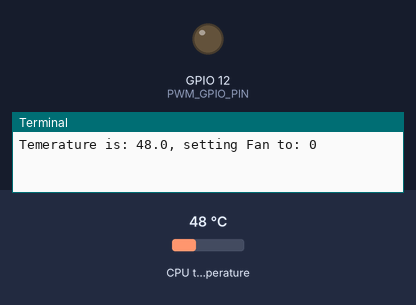
Simulated run of this program. Board: Raspberry Pi (BCM pin numbers). Shown: output pins drawn as LEDs (lit = HIGH), the last lines printed to the terminal. Inputs (shaded band) come from the test bench; at power-on: CPU temperature 48 °C.

Above: at 1.2 s.
1.3 s: CPU temperature set to 52 °C
At 2.7 s:
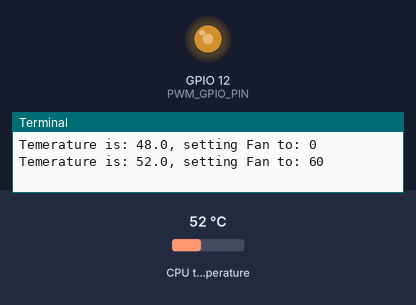
4.0 s: CPU temperature set to 71 °C
At 4.8 s:
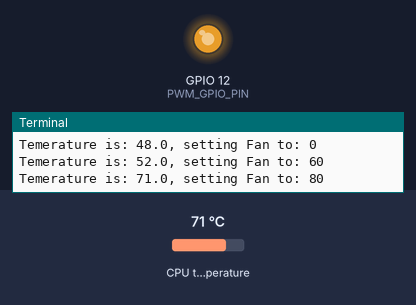
6.7 s: CPU temperature set to 58 °C
At 8.9 s:
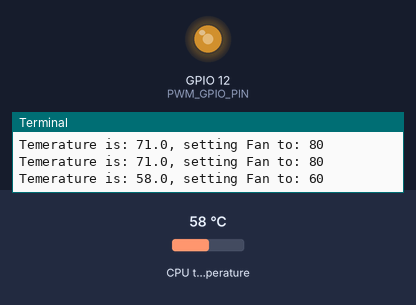
Timing chart, 0 to 10.4 s (numbered marks = the images above; inputs shaded):
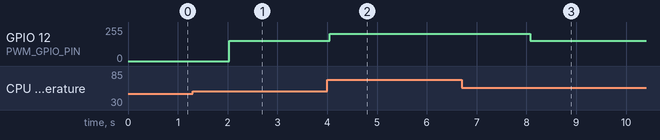

Measured:
- the behaviour switches between 50 and 51 °C on CPU temperature (found by bisection; images 0 and 1)
- after the input at 1.3 s, GPIO 12 (PWM_GPIO_PIN): 0/255 → 153/255 after 0.73 s
- after the input at 4.0 s, GPIO 12 (PWM_GPIO_PIN): 153/255 → 204/255 after 0.05 s
- after the input at 6.7 s, GPIO 12 (PWM_GPIO_PIN): 204/255 → 153/255 after 1.4 s

The program:

fan.py
```python
# Handles the fan speed according to the CPU temperature
# ======================================================

import RPi.GPIO as GPIO
import sys
import time
import os

# Program variables
PWM_GPIO_PIN = 12       # The GPIO pin wired to the Mosfet Transistor
PWM_FREQUENCY = 50      # The PWN frequency (Don't change this, change the Duty Cycle)
DUTY_CYCLE = 0          # values between 0 and 100 to control fan speed

#temperatures levels
TEMP_LV_1 = 50          # Off (The typical opperating temerature)
TEMP_LV_2 = 60          # L1 - L2 = 60%
TEMP_LV_3 = 70          # L2 - L3 = 70%
TEMP_LV_4 = 75          # L3 - L4 = 80% (The official operating temperature limit is 85c)

# Setup
GPIO.setmode(GPIO.BCM)
GPIO.setup(PWM_GPIO_PIN, GPIO.OUT)
pwmOut = GPIO.PWM(PWM_GPIO_PIN, PWM_FREQUENCY)

# Methods
# =======
def getCPUtemperature():
        res = os.popen('vcgencmd measure_temp').readline()
        temp = (res.replace("temp=","").replace("'C\n",""))
        return float(temp)

def ControlFan():
        global DUTY_CYCLE

        CPU_temp = getCPUtemperature()

        if CPU_temp <= TEMP_LV_1: DUTY_CYCLE = 0
        if CPU_temp > TEMP_LV_1 and CPU_temp <= TEMP_LV_2: DUTY_CYCLE = 60
        if CPU_temp > TEMP_LV_2 and CPU_temp <= TEMP_LV_3: DUTY_CYCLE = 70
        if CPU_temp > TEMP_LV_3 and CPU_temp <= TEMP_LV_4: DUTY_CYCLE = 80
        if CPU_temp > TEMP_LV_4: DUTY_CYCLE = 100

        print("Temerature is: "+ str(CPU_temp) +", setting Fan to: "+ str(DUTY_CYCLE))

# Main program loop
# =================
pwmOut.start(DUTY_CYCLE)
while True:
        try:
                ControlFan()
                if(DUTY_CYCLE <= 0): DUTY_CYCLE = 0
                if(DUTY_CYCLE >= 100): DUTY_CYCLE = 100
                # print("Setting Fan to: "+ DUTY_CYCLE)
                pwmOut.ChangeDutyCycle(DUTY_CYCLE)

        except:
                print("Error setting fan speed")
        time.sleep(2)

# Unreachable
# ===========
pwmOut.stop()
GPIO.cleanup()
```
